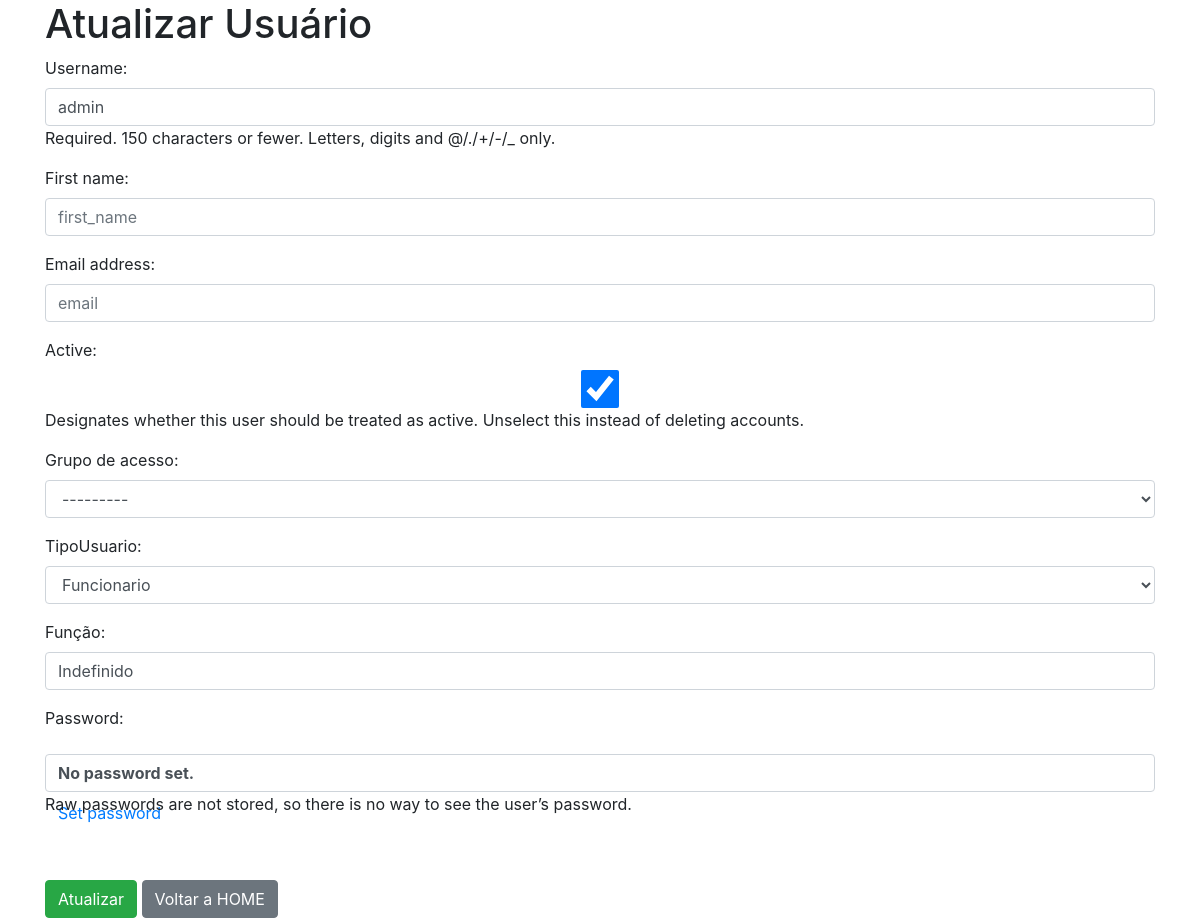
The page /update_usuario/1/ (signed in) on the database its author committed.
### perfis/models.py (models this page shows)
class Users(AbstractUser):
    choices_grupo_de_acesso = (('ADM', 'Administrador'),
                               ('CE', 'Cadastro Externo'),
                               ('CA', 'Cadastro Atividade'),
                               ('CI', 'Cadastro Inscrição'),
                               ('LP', 'Lista de Presença'))
    grupo_de_acesso = models.CharField(max_length=3, choices=choices_grupo_de_acesso)
    tipoUsuarioChoices = (
        ('Funcionario', 'Funcionario')
        , ('Administrador', 'Administrador'))
    tipoUsuario = models.CharField(max_length=20, choices=tipoUsuarioChoices, default='Indefinido')
    funcao = models.CharField(max_length=30, validators=[validate_nome],verbose_name='Função', default='Indefinido')

### perfis/views.py (the view)
# urls.py: path('update_usuario/<int:pk>/', update_usuario, name='update_usuario'),
@login_required(login_url='login')
@has_permission_decorator('cadastro_interno')
def update_usuario(request, pk):
    user = get_object_or_404(Users, pk=pk)
    if request.method == 'POST':
        form = UserFormTemplate(request.POST, instance=user)
        if form.is_valid():
            form.save()
            messages.add_message(request, messages.SUCCESS, 'Usuário atualizado com sucesso!')
            return redirect(reverse('update_usuario', args=[pk]))
    else:
        form = UserFormTemplate(instance=user)
    return render(request, 'update/update_usuario.html', {'form': form, 'user': user})

### perfis/forms.py
class UserFormTemplate(forms.UserChangeForm):
    class Meta(forms.UserChangeForm.Meta):
        model = Users
        exclude = ['user_permissions', 'groups', 'password', 'is_superuser', 'is_staff','last_login', 'date_joined','last_name', '']
    def __init__(self, *args, **kwargs):
        super().__init__(*args, **kwargs)
        for field in self.fields:
            self.fields[field].widget.attrs.update({'class': 'form-control'})
            self.fields[field].widget.attrs.update({'placeholder': field})
        self.fields['grupo_de_acesso'].widget.attrs.update({'name': 'valor'})
        self.fields['grupo_de_acesso'].widget.attrs.update({'id': 'userPerfil'})
        self.fields['username'].widget.attrs.update({'id': 'nome'})
        self.fields['tipoUsuario'].widget.attrs.update({'id':'userType'})
        self.fields['funcao'].widget.attrs.update({'id':'funcao'})
        self.fields['funcao'].widget.attrs.update({'id':'email'})

### perfis/templates/update/update_usuario.html (shortened to what this page needs)
<!DOCTYPE html>
<html lang="en">
<head>
    <link rel="stylesheet" href="https://cdn.jsdelivr.net/npm/bootstrap@4.6.1/dist/css/bootstrap.min.css">
</head>
<body>
<div class="container">
    <h1>Atualizar Usuário</h1>
    <form action="{% url 'update_usuario' user.pk %}" method="POST">
        {{ form.as_p }}
        <br><br>
        <input type="submit" value="Atualizar" class="btn btn-success">
        <a href="{% url 'home' %}" class="btn btn-secondary">Voltar a HOME</a>
    </form>
</div>
</body>
</html>

### rows shown on the page
Users: username "admin", is_active "☑", grupo_de_acesso "---------", tipoUsuario "Funcionario", funcao "Indefinido"
